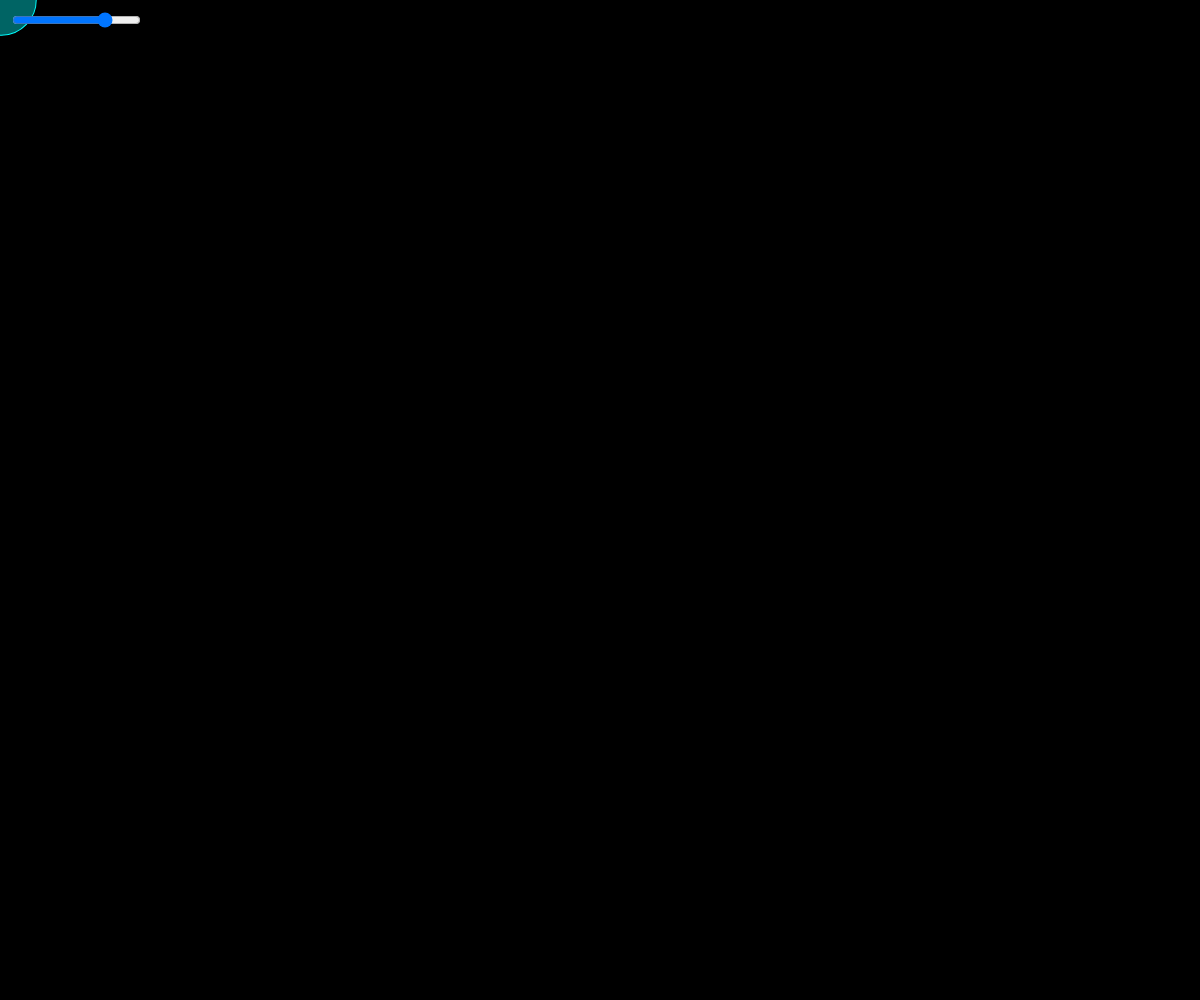
Frame 1 (no input)
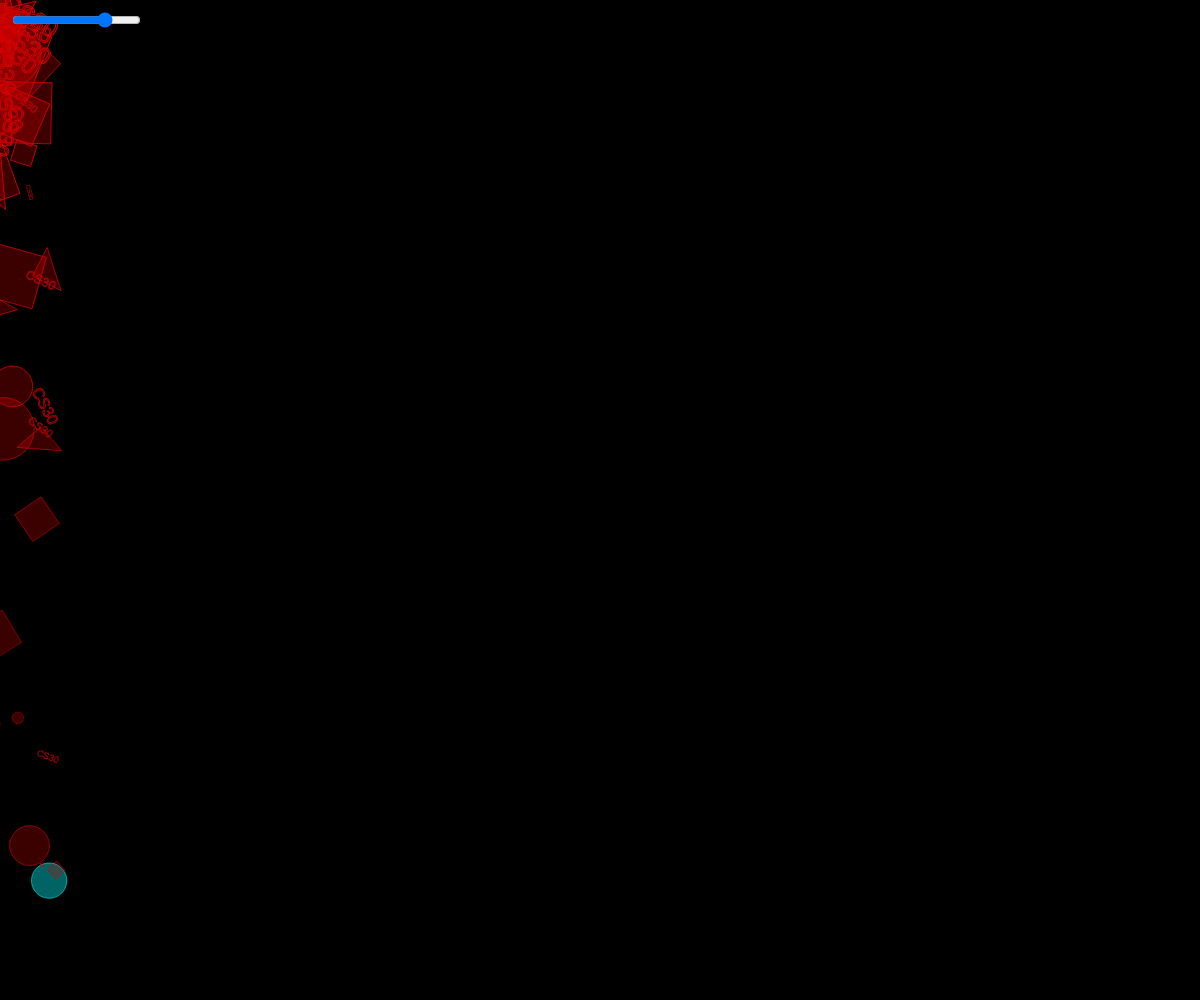
Frame 60 (no input)
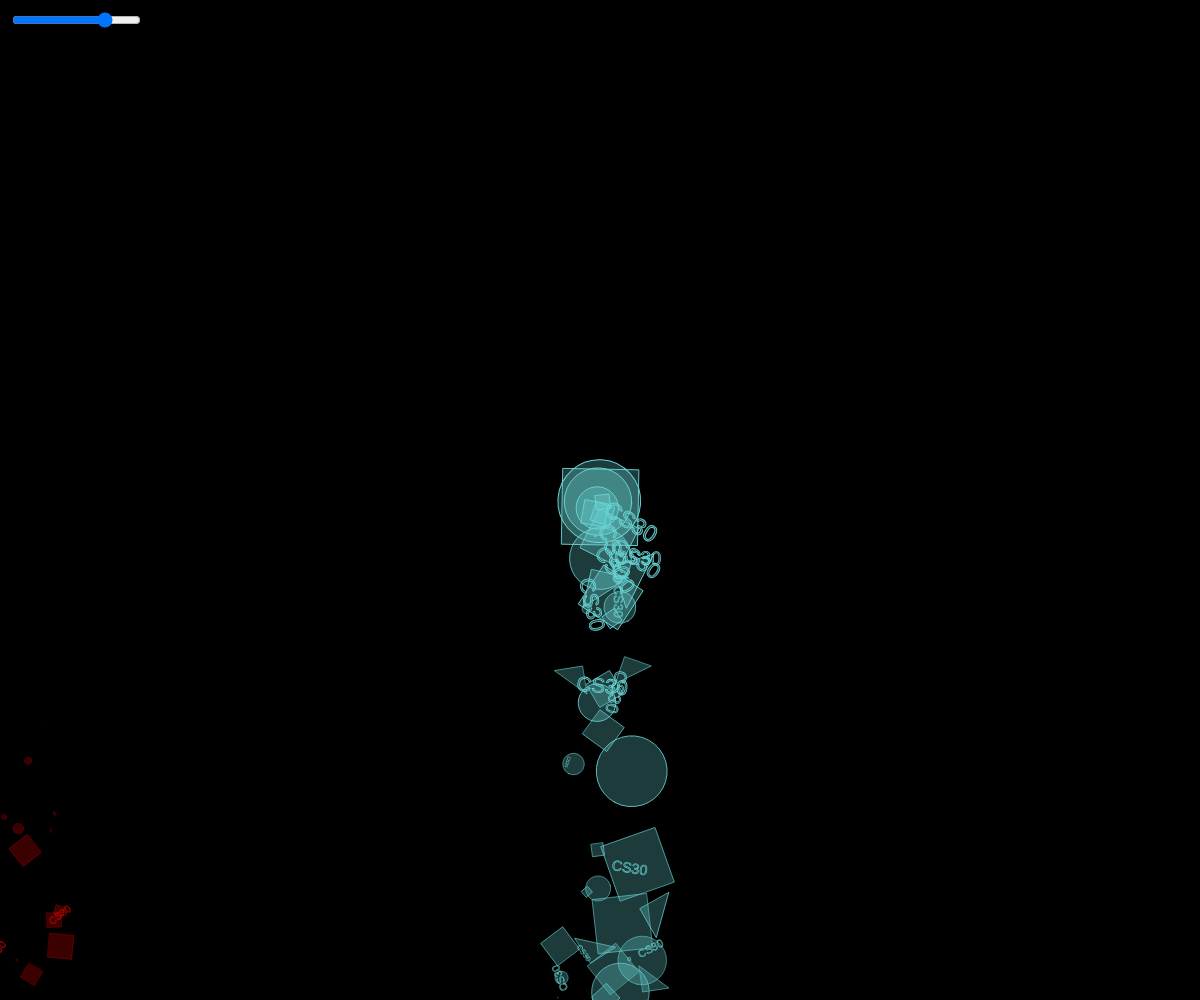
Frame 120 (the mouse pressed at the canvas centre since frame 60)

The p5.js sketch that drew these frames (run headless with seeded random() and noise() and a simulated clock; from frame 60 on, the mouse is pressed at the canvas centre):

// p5.js sketch
// ── sketch.js
// Particle System
// Jordan Cho
// Dated
//
// Extra for Experts:
// - describe what you did to take this project "above and beyond"

let particles = [];
let slider1;
let sliderx, slidery;
let defaultSize;


const SHORTEST_LIFE = 30;
const LONGEST_LIFE = 150;
const ROTATION = 4;
const NONBOUNCE_A = 0.5;
const NONBOUNCEV = 100;
const BOUNCE_A = 0.001;
const BOUNCEV = 5;

function setup() {
  createCanvas(windowWidth, windowHeight);
  slider1 = createSlider(20, 60);
  slider1.position(10, 10);
  rectMode(CENTER);
}

function draw() {
  background(0);
  noCursor();
  defaultSize = slider1.value();
  particles.push(new Particle(mouseX, mouseY, random(0, defaultSize * 2)));
  for (let i = 0; i < particles.length; i++) {
    particles[i].move();
    particles[i].display();
    if (particles[i].isAlive() === false) {
      particles.splice(i, 1);
    }
  }
}


class Particle {
  constructor(x, y, s = defaultSize) {
    this.pos = createVector(x, y);
    this.vel = p5.Vector.random2D();
    this.s = s;
    this.type = int(random(0, 4));// 0---ellipse, 1---Rect, 2---Triangle, 3 --- TEXT
    this.lifetime = int(random(SHORTEST_LIFE, LONGEST_LIFE));
    this.alive = true;
    this.steps = 0;
    this.rotationSpeed = random(-ROTATION, ROTATION);
    this.acc;

    this.bounce = false;
    this.cStroke = color(map(mouseX, 0, width, 0, 360), map(mouseY, 0, height, 360, 0), 300);
    this.cFill = color(map(mouseX, 0, width, 0, 360), map(mouseY, 0, height, 360, 0), 300, 100);
  }

  isAlive() {
    return this.alive;
  }

  move() {
    if (this.pos.y > height) {
      this.bounce = true;
    }

    if (this.bounce === false) {
      let bottom = createVector(this.pos.x, height);
      this.acc = p5.Vector.sub(bottom, this.pos);
      this.acc.setMag(NONBOUNCE_A);
      this.vel.add(this.acc);
      this.vel.limit(NONBOUNCEV);
      this.pos.add(this.vel);
      this.steps += 1;

      if (this.steps > this.lifetime) {
        this.alive = false;
      }
    }

    if (this.bounce) {
      let rebounce = createVector(this.pos.x, 0);
      this.acc = p5.Vector.sub(rebounce, this.pos);
      this.acc.setMag(BOUNCE_A);
      this.vel.add(this.acc);
      this.vel.limit(BOUNCEV);
      this.pos.sub(this.vel);
      this.steps += 1;

      if (this.steps > this.lifetime) {
        this.alive = false;
      }
    }
  }

  display() {
    colorMode(HSB, 360);
    stroke(this.cStroke);
    fill(this.cFill);
    push();
    translate(this.pos.x, this.pos.y);
    rotate(radians(this.steps * this.rotationSpeed));
    scale(map(this.steps, 0, this.lifetime, 1, 0));
    if (this.type === 0) {
      ellipse(0, 0, this.s, this.s);
    }
    if (this.type === 1) {
      rect(0, 0, this.s, this.s);
    }
    if(this.type === 2){
      triangle(0, 0, 0, defaultSize, defaultSize, 0);
    }
    if(this.type === 3){
      rotate(radians(45));
      textSize(defaultSize/2);
      text("CS30", 0, 0+5);
    }
    pop();
  }

}
